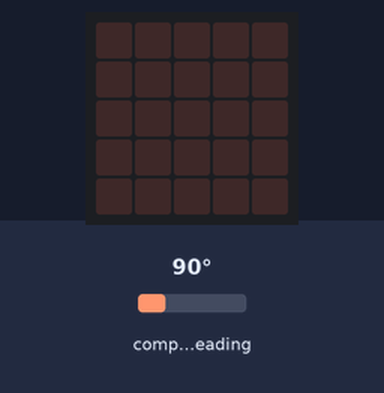
The program below on a simulated BBC micro:bit (MakeCode). Parts: the board's 5×5 LED display. Inputs (shaded band) come from the test bench; at power-on: compass heading 90°. The compass is already calibrated.

Above: at 1.2 s.
1.3 s: compass heading set to 47°
2.8 s: compass heading set to 40°
At 4.1 s:
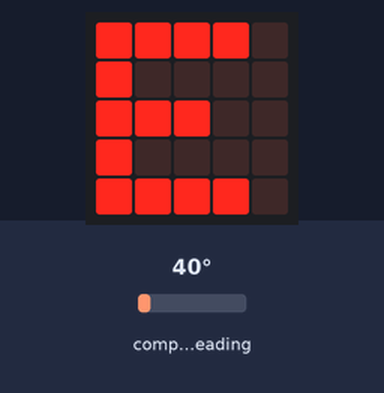
At 5.6 s:
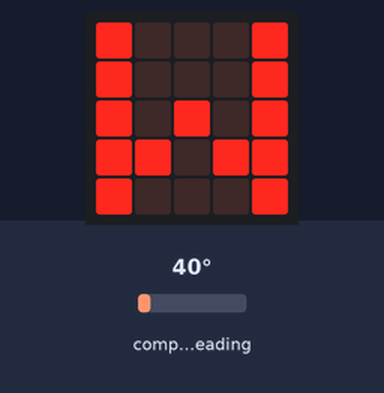
5.8 s: compass heading set to 90°
7.3 s: compass heading set to 7°
At 7.9 s:
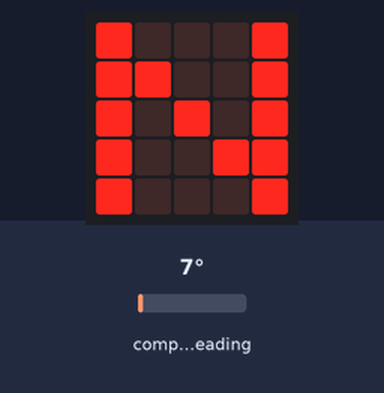
Timing chart, 0 to 10.3 s (numbered marks = the images above; inputs shaded):
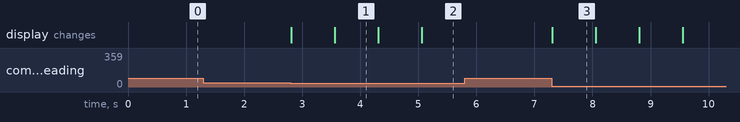

The program:

main.ts
```typescript
let degré = 0
basic.forever(function () {
    degré = input.compassHeading()
    if (degré < 45) {
        basic.showString("N")
        if (degré < 135) {
            basic.showString("E")
            if (degré < 225) {
                basic.showString("S")
                if (degré < 315) {
                    basic.showString("W")
                } else {
                    basic.showString("N")
                }
            } else {

            }
        } else {

        }
    } else {

    }
})
```

test.ts
```typescript
// les tests vont ici ; cela ne sera pas compilé si ce paquet est utilisé en tant qu'extension.
```

Measured:
- the behaviour switches between 45 and 44° on compass heading (found by bisection; images 0 and 1)
- after the input at 1.3 s, every drawn part: stays the same
- after the input at 2.8 s, the display: first changes at once (image 1 shows a later state)
- after the input at 5.8 s, every drawn part: stays the same
- after the input at 7.3 s, the display: changes at once (image 3)
- what the display in image 1 shows lasts 0.7 s, from 3.6 s to 4.3 s
